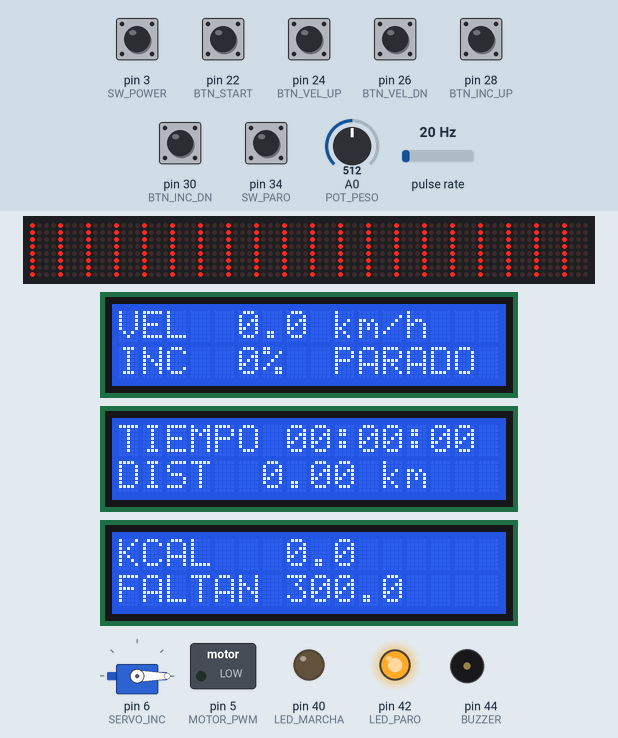
The sketch below on a simulated Arduino Mega 2560, built with avr-gcc and run on an emulated ATmega2560. On the bench: 80×8 LED matrix, servo, 3 × 16×2 character LCD, switched loads named in the sketch (green lamp = pin HIGH), output pins drawn as LEDs (lit = HIGH), buzzer (waves = sounding). Wiring (inferred from the names in the program): pulse sensor: data pin 2; 10 × MAX7219 LED driver (orientation assumed): data pin 23; clock pin 25; CS pin 27. The test bench sets the inputs (shaded band); at power-on: pin 3 (SW_POWER), pin 22 (BTN_START), pin 24 (BTN_VEL_UP), pin 26 (BTN_VEL_DN), pin 28 (BTN_INC_UP), pin 30 (BTN_INC_DN), pin 34 (SW_PARO) HIGH, A0 (POT_PESO) = 512, pulse rate 20 Hz. Pins used as bus, display or sensor lines are not drawn.

Above: at 2.9 s.
3.0 s: pin 22 (BTN_START) pulled LOW for 0.15 s
At 3.56 s:
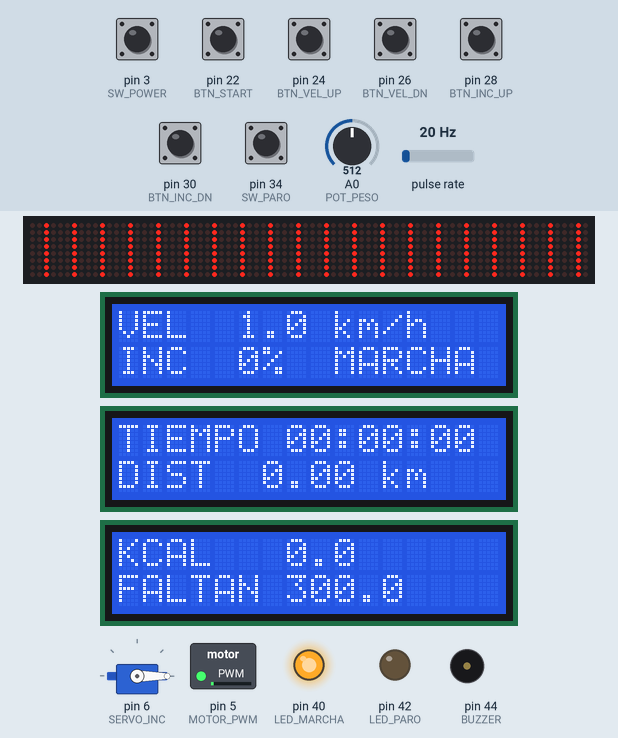
3.7 s: pin 3 (SW_POWER) pulled LOW for 0.15 s
At 5.0 s:
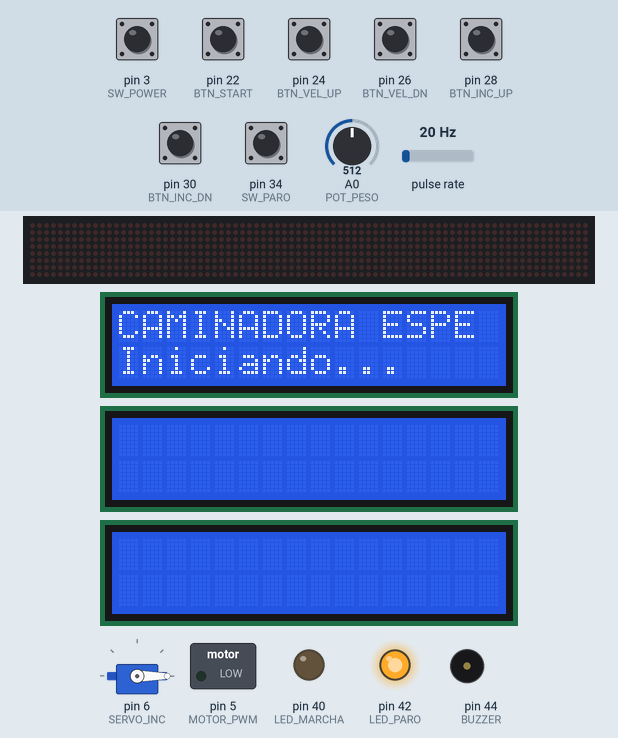
6.8 s: pin 22 (BTN_START) pulled LOW for 1 s
At 9.0 s:
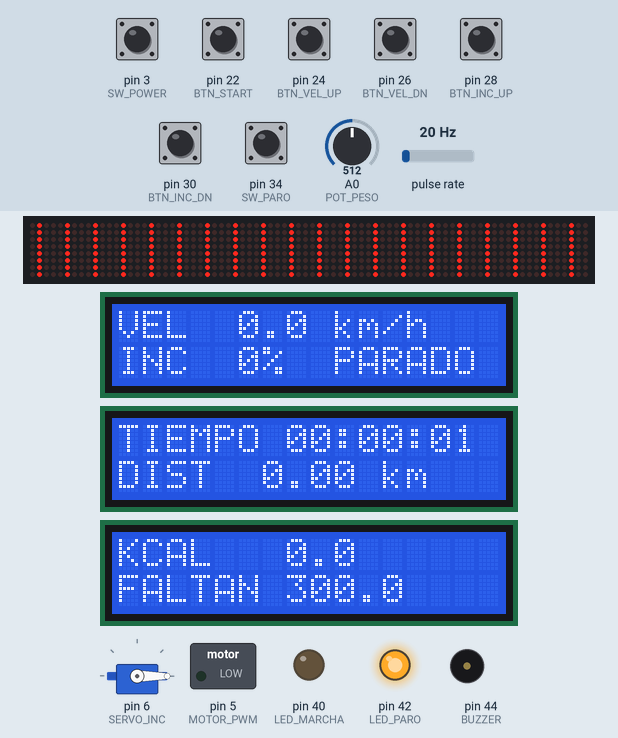
9.3 s: pin 28 (BTN_INC_UP) pulled LOW for 1 s
At 11.0 s:
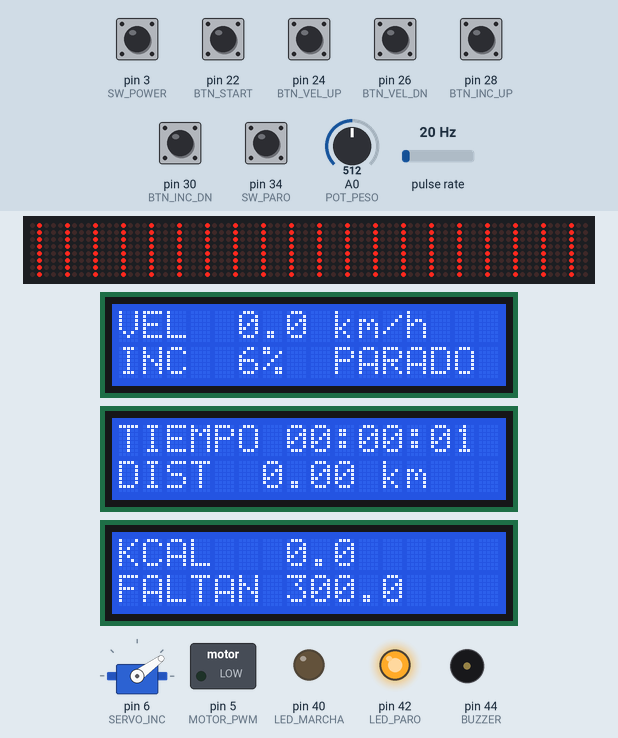
11.8 s: pin 28 (BTN_INC_UP) pulled LOW for 0.15 s
At 13.1 s:
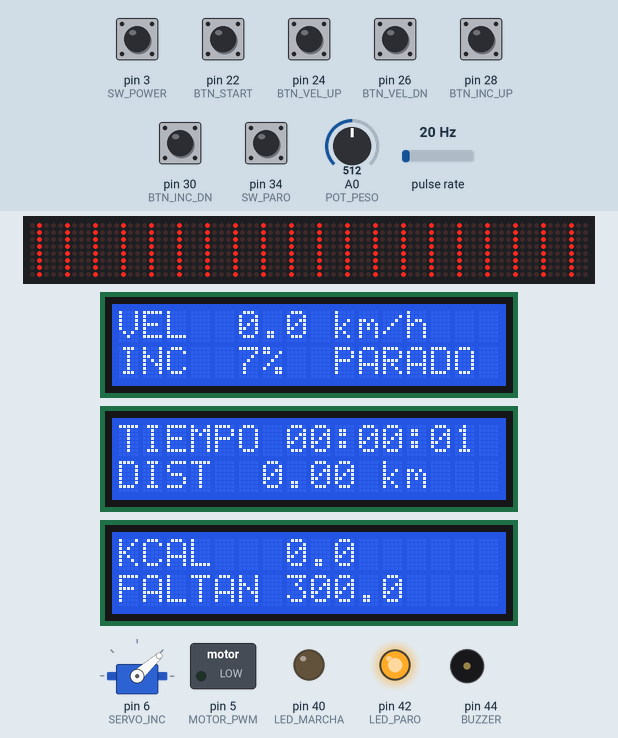
13.4 s: pin 22 (BTN_START) pulled LOW for 0.15 s
At 13.98 s:
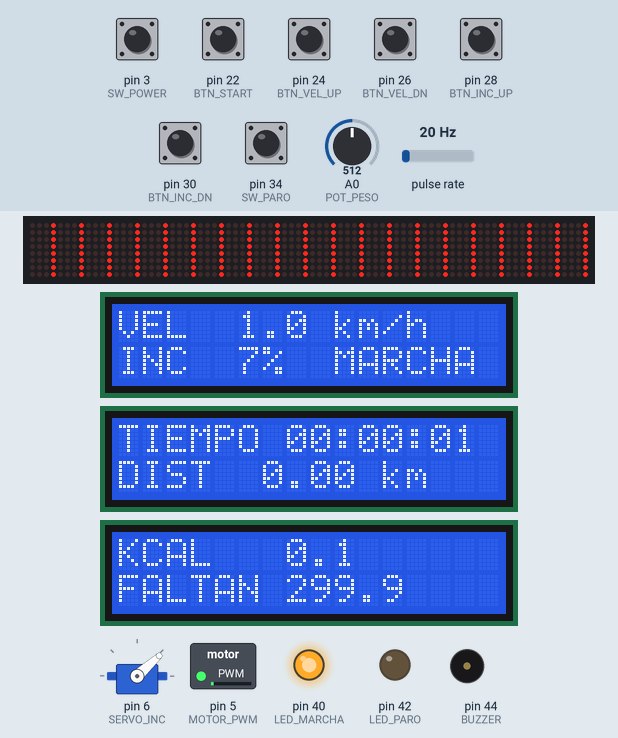
Timing chart, 0 to 15.1 s (numbered marks = the images above; inputs shaded):
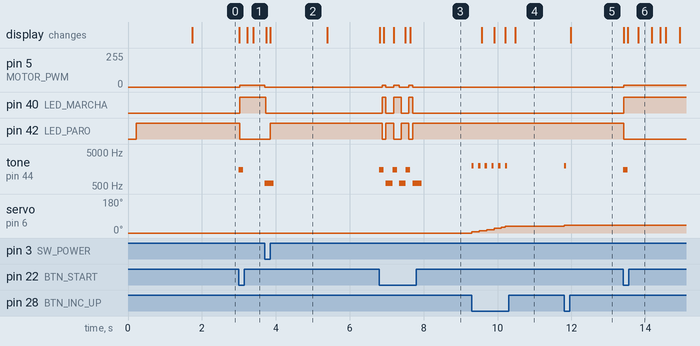

The sketch:

codigo_caminadora.ino
```cpp
#include <LiquidCrystal.h>
#include <Servo.h>

// --- LCD de datos (bus compartido D4-D7 = 10,11,12,13) ---
LiquidCrystal lcd1(8, 9, 10, 11, 12, 13);    // velocidad + inclinacion
LiquidCrystal lcd2(36, 38, 10, 11, 12, 13);  // tiempo + distancia
LiquidCrystal lcd3(46, 48, 10, 11, 12, 13);  // kcal + faltan

Servo servoInc;

const uint8_t BTN_START  = 22;
const uint8_t BTN_VEL_UP = 24;
const uint8_t BTN_VEL_DN = 26;
const uint8_t BTN_INC_UP = 28;
const uint8_t BTN_INC_DN = 30;
const uint8_t SW_PARO    = 34;
const uint8_t SENS_PASO  = 2;
const uint8_t SW_POWER   = 3;

const uint8_t MOTOR_PWM  = 5;
const uint8_t SERVO_INC  = 6;
const uint8_t LED_MARCHA = 40;
const uint8_t LED_PARO   = 42;
const uint8_t BUZZER     = 44;
const uint8_t POT_PESO   = A0;

// --- Banda: 1 componente Max72xx de 10 modulos en cascada ---
const uint8_t MAX_DIN = 23;
const uint8_t MAX_SCK = 25;
const uint8_t MAX_CS  = 27;     // Conectar al CS de la matriz Max72xx_matrix-402
const uint8_t N_MODULOS = 10;   // Tamaño 10 -> 80 px de ancho, 8 de alto
const uint8_t FILAS_TOTAL = 8;

const uint8_t PERIODO = 4;      // ajustado para 8 filas (se vera mejor)
const uint8_t GROSOR  = 1;      // lineas mas finas
const unsigned long BANDA_MS_MIN = 40;
const unsigned long BANDA_MS_MAX = 400;

const float VEL_MAX = 16.0;
const float VEL_PASO = 0.5;
const uint8_t INC_MAX = 15;
const unsigned long RESET_HOLD_MS = 2000;

float velocidad = 0.0;
uint8_t inclinacion = 0;
float distancia = 0.0;
float kcal = 0.0;
float metaKcal = 300.0;
float peso = 70.0;
unsigned long tiempo = 0;
volatile unsigned long pasos = 0;

bool enMarcha = false;
uint8_t fase = 0;

unsigned long tFisica = 0, tLcd1 = 0, tLcd2 = 0, tLcd3 = 0, tBtn = 0, tBanda = 0;
unsigned long tParoPress = 0;
bool paroPresionado = false;
bool resetHecho = false;

void contarPaso() {
  static unsigned long ult = 0;
  unsigned long ahora = millis();
  if (ahora - ult > 120) { pasos++; ult = ahora; }
}

// ---------- Control MAX7219 por bit-bang ----------
// Trama de 16 bits: 8 de direccion (registro) + 8 de dato, MSB primero.
// Se repite una trama por cada modulo en cascada dentro de la misma matriz.
void enviarMax(uint8_t reg, uint8_t dato) {
  digitalWrite(MAX_CS, LOW);
  for (uint8_t m = 0; m < N_MODULOS; m++) {
    shiftOut(MAX_DIN, MAX_SCK, MSBFIRST, reg);
    shiftOut(MAX_DIN, MAX_SCK, MSBFIRST, dato);
  }
  digitalWrite(MAX_CS, HIGH);
}

void initMax() {
  enviarMax(0x0F, 0x00);  // display test apagado
  enviarMax(0x09, 0x00);  // sin decodificacion BCD
  enviarMax(0x0B, 0x07);  // scan limit: las 8 filas
  enviarMax(0x0A, 0x08);  // intensidad media
  enviarMax(0x0C, 0x01);  // salir de shutdown
}

void limpiarBanda() {
  for (uint8_t r = 1; r <= 8; r++) {
    enviarMax(r, 0x00);
  }
}

// Dibuja lineas horizontales simulando la cinta moviendose.
void dibujarBanda() {
  for (uint8_t r = 0; r < 8; r++) {
    uint8_t v = (((r + fase) % PERIODO) < GROSOR) ? 0xFF : 0x00;
    enviarMax(r + 1, v);
  }
}

// A mayor velocidad, menor intervalo => la banda corre mas rapido.
unsigned long intervaloBanda() {
  if (!enMarcha || velocidad <= 0.0) return 0;
  float ms = BANDA_MS_MAX - (velocidad / VEL_MAX) * (BANDA_MS_MAX - BANDA_MS_MIN);
  if (ms < BANDA_MS_MIN) ms = BANDA_MS_MIN;
  return (unsigned long)ms;
}

void animarBanda() {
  unsigned long iv = intervaloBanda();
  if (iv == 0) return;
  if (millis() - tBanda < iv) return;
  tBanda = millis();

  // Al bajar la fase, las lineas se desplazan hacia abajo (hacia el usuario).
  fase = (fase + PERIODO - 1) % PERIODO;
  dibujarBanda();
}

void setup() {
  pinMode(BTN_START,  INPUT_PULLUP);
  pinMode(BTN_VEL_UP, INPUT_PULLUP);
  pinMode(BTN_VEL_DN, INPUT_PULLUP);
  pinMode(BTN_INC_UP, INPUT_PULLUP);
  pinMode(BTN_INC_DN, INPUT_PULLUP);
  pinMode(SW_PARO,    INPUT_PULLUP);
  pinMode(SENS_PASO,  INPUT_PULLUP);
  pinMode(SW_POWER,   INPUT_PULLUP);

  pinMode(MOTOR_PWM,  OUTPUT);
  pinMode(SERVO_INC,  OUTPUT);
  pinMode(LED_MARCHA, OUTPUT);
  pinMode(LED_PARO,   OUTPUT);
  pinMode(BUZZER,     OUTPUT);

  pinMode(MAX_DIN, OUTPUT);
  pinMode(MAX_SCK, OUTPUT);
  digitalWrite(MAX_SCK, LOW);
  pinMode(MAX_CS, OUTPUT);
  digitalWrite(MAX_CS, HIGH);
  initMax();
  dibujarBanda();

  servoInc.attach(SERVO_INC);
  servoInc.write(0);

  attachInterrupt(digitalPinToInterrupt(SENS_PASO), contarPaso, FALLING);

  lcd1.begin(16, 2);
  lcd2.begin(16, 2);
  lcd3.begin(16, 2);

  lcd1.print("CAMINADORA ESPE");
  lcd1.setCursor(0, 1);
  lcd1.print("Iniciando...");
  digitalWrite(LED_PARO, HIGH);
  delay(1500);
  lcd1.clear();
  lcd2.clear();
  lcd3.clear();
}

float kcalPorMinuto() {
  if (velocidad <= 0.0) return 0.0;
  float S = velocidad * 16.6667;
  float G = inclinacion / 100.0;
  float vo2;
  if (velocidad < 7.0) vo2 = 3.5 + 0.1 * S + 1.8 * S * G;
  else                 vo2 = 3.5 + 0.2 * S + 0.9 * S * G;
  return vo2 * peso * 5.0 / 1000.0;
}

void beep(uint16_t f, uint16_t ms) { tone(BUZZER, f, ms); }

void arrancar() {
  enMarcha = true;
  if (velocidad < 1.0) velocidad = 1.0;
  beep(1500, 120);
}

void detener() {
  enMarcha = false;
  velocidad = 0.0;
  analogWrite(MOTOR_PWM, 0);
  beep(600, 250);
}

void reiniciarCaminadora() {
  detener();
  distancia = 0.0;
  kcal = 0.0;
  metaKcal = 300.0;
  tiempo = 0;
  pasos = 0;
  inclinacion = 0;
  fase = 0;
  servoInc.write(0);
  dibujarBanda();
  beep(2200, 150);
  delay(180);
  beep(2200, 150);
  lcd1.clear();
  lcd2.clear();
  lcd3.clear();
}

void leerBotones() {
  if (digitalRead(SW_PARO) == LOW) {
    if (!paroPresionado) {
      paroPresionado = true;
      tParoPress = millis();
      resetHecho = false;
      if (enMarcha) detener();
    } else if (!resetHecho && millis() - tParoPress >= RESET_HOLD_MS) {
      reiniciarCaminadora();
      resetHecho = true;
    }
    return;
  } else {
    paroPresionado = false;
    resetHecho = false;
  }

  if (millis() - tBtn < 180) return;

  if (digitalRead(BTN_START) == LOW) {
    if (enMarcha) detener(); else arrancar();
    tBtn = millis();
  }
  else if (digitalRead(BTN_VEL_UP) == LOW && enMarcha) {
    if (velocidad + VEL_PASO <= VEL_MAX) velocidad += VEL_PASO;
    beep(2000, 60); tBtn = millis();
  }
  else if (digitalRead(BTN_VEL_DN) == LOW && enMarcha) {
    if (velocidad - VEL_PASO >= 0.5) velocidad -= VEL_PASO;
    beep(1200, 60); tBtn = millis();
  }
  else if (digitalRead(BTN_INC_UP) == LOW) {
    if (inclinacion < INC_MAX) inclinacion++;
    beep(2000, 60); tBtn = millis();
  }
  else if (digitalRead(BTN_INC_DN) == LOW) {
    if (inclinacion > 0) inclinacion--;
    beep(1200, 60); tBtn = millis();
  }
}

void actualizarFisica() {
  unsigned long ahora = millis();
  float dt = (ahora - tFisica) / 1000.0;
  if (dt < 0.1) return;
  tFisica = ahora;

  peso = 40.0 + (analogRead(POT_PESO) / 1023.0) * 80.0;

  servoInc.write(map(inclinacion, 0, INC_MAX, 0, 90));
  digitalWrite(LED_MARCHA, enMarcha);
  digitalWrite(LED_PARO, !enMarcha);

  if (!enMarcha) { analogWrite(MOTOR_PWM, 0); return; }

  analogWrite(MOTOR_PWM, (uint8_t)(velocidad / VEL_MAX * 255.0));

  tiempo += (unsigned long)(dt * 1000);
  distancia += velocidad * dt / 3600.0;
  kcal += kcalPorMinuto() * dt / 60.0;

  if (kcal >= metaKcal) { beep(2500, 400); metaKcal += 300.0; }
}

void mostrarLcd1() {
  if (millis() - tLcd1 < 300) return;
  tLcd1 = millis();
  char l1[17], l2[17];
  dtostrf(velocidad, 4, 1, l1);
  lcd1.setCursor(0, 0);
  lcd1.print("VEL "); lcd1.print(l1); lcd1.print(" km/h ");
  lcd1.setCursor(0, 1);
  sprintf(l2, "INC %2u%%  %s", inclinacion, enMarcha ? "MARCHA" : "PARADO");
  lcd1.print(l2); lcd1.print("  ");
}

void mostrarLcd2() {
  if (millis() - tLcd2 < 300) return;
  tLcd2 = millis();
  char l1[17];
  unsigned long seg = tiempo / 1000;
  sprintf(l1, "TIEMPO %02lu:%02lu:%02lu", seg / 3600, (seg % 3600) / 60, seg % 60);
  lcd2.setCursor(0, 0); lcd2.print(l1);
  char d[8]; dtostrf(distancia, 5, 2, d);
  lcd2.setCursor(0, 1);
  lcd2.print("DIST "); lcd2.print(d); lcd2.print(" km ");
}

void mostrarLcd3() {
  if (millis() - tLcd3 < 300) return;
  tLcd3 = millis();
  char k[8]; dtostrf(kcal, 5, 1, k);
  lcd3.setCursor(0, 0);
  lcd3.print("KCAL "); lcd3.print(k); lcd3.print("     ");
  float falta = metaKcal - kcal;
  if (falta < 0) falta = 0;
  char f[8]; dtostrf(falta, 5, 1, f);
  lcd3.setCursor(0, 1);
  lcd3.print("FALTAN "); lcd3.print(f); lcd3.print("  ");
}

void loop() {
  static bool ultimoEstadoEncendido = true;
  // HIGH significa que el interruptor envia 5V (Encendido)
  bool estadoEncendido = (digitalRead(SW_POWER) == HIGH);

  if (!estadoEncendido) {
    if (ultimoEstadoEncendido) {
      // Transicion de Encendido a Apagado
      if (enMarcha) detener();
      lcd1.clear();
      lcd2.clear();
      lcd3.clear();
      limpiarBanda();
      digitalWrite(LED_PARO, LOW);
      digitalWrite(LED_MARCHA, LOW);
      ultimoEstadoEncendido = false;
    }
    // No hacer nada mas mientras este apagada la maquina
    return;
  } else {
    if (!ultimoEstadoEncendido) {
      // Transicion de Apagado a Encendido
      lcd1.setCursor(0, 0); lcd1.print("CAMINADORA ESPE");
      lcd1.setCursor(0, 1); lcd1.print("Iniciando...");
      digitalWrite(LED_PARO, HIGH);
      delay(1500);
      lcd1.clear();
      lcd2.clear();
      lcd3.clear();
      dibujarBanda();
      ultimoEstadoEncendido = true;
    }
  }

  leerBotones();
  actualizarFisica();
  mostrarLcd1();
  mostrarLcd2();
  mostrarLcd3();
  animarBanda();
}
```

Measured:
- after the input at 3.0 s, pin 5 (MOTOR_PWM): 0/255 → 15/255 at once; pin 40 (LED_MARCHA): LOW → HIGH at once; pin 42 (LED_PARO): HIGH → LOW at once; tone on pin 44 (BUZZER): silent → 1500 Hz at once, → silent 0.12 s later; the display: first changes at once (image 1 shows a later state)
- after the input at 3.7 s, pin 5 (MOTOR_PWM): 15/255 → 0/255 at once; pin 40 (LED_MARCHA): HIGH → LOW at once; pin 42 (LED_PARO): LOW → HIGH after 0.15 s; tone on pin 44 (BUZZER): silent → 600 Hz at once, → silent 0.25 s later; the display: first changes at once (image 2 shows a later state)
- after the input at 6.8 s, pin 5 (MOTOR_PWM): alternates 15/255 for 0.10 s and 0/255 for 0.24 s, 6 changes in all, then stays 0/255, starting after 0.08 s; pin 40 (LED_MARCHA): goes HIGH 0.10 s, LOW 0.22 s, HIGH 0.20 s, LOW 0.20 s, HIGH 0.10 s, then LOW, starting after 0.08 s
- after the input at 9.3 s, tone on pin 44 (BUZZER): alternates 2000 Hz for 0.06 s and silent for 0.12 s, 12 changes in all, then stays silent, starting at once; servo on pin 6 (SERVO_INC): moves from 0° to 36° over 0.90 s, starting at once; the display: first changes after 0.28 s (image 4 shows a later state)
- after the input at 11.8 s, tone on pin 44 (BUZZER): silent → 2000 Hz at once, → silent 0.06 s later; servo on pin 6 (SERVO_INC): 36° → 42° at once; the display: changes after 0.18 s (image 5)
- after the input at 13.4 s, pin 5 (MOTOR_PWM): 0/255 → 15/255 at once; pin 40 (LED_MARCHA): LOW → HIGH at once; pin 42 (LED_PARO): HIGH → LOW at once; tone on pin 44 (BUZZER): silent → 1500 Hz at once, → silent 0.12 s later; the display: first changes at once (image 6 shows a later state)
- what the display in image 2 shows lasts 1.5 s, from 3.9 s to 5.4 s
